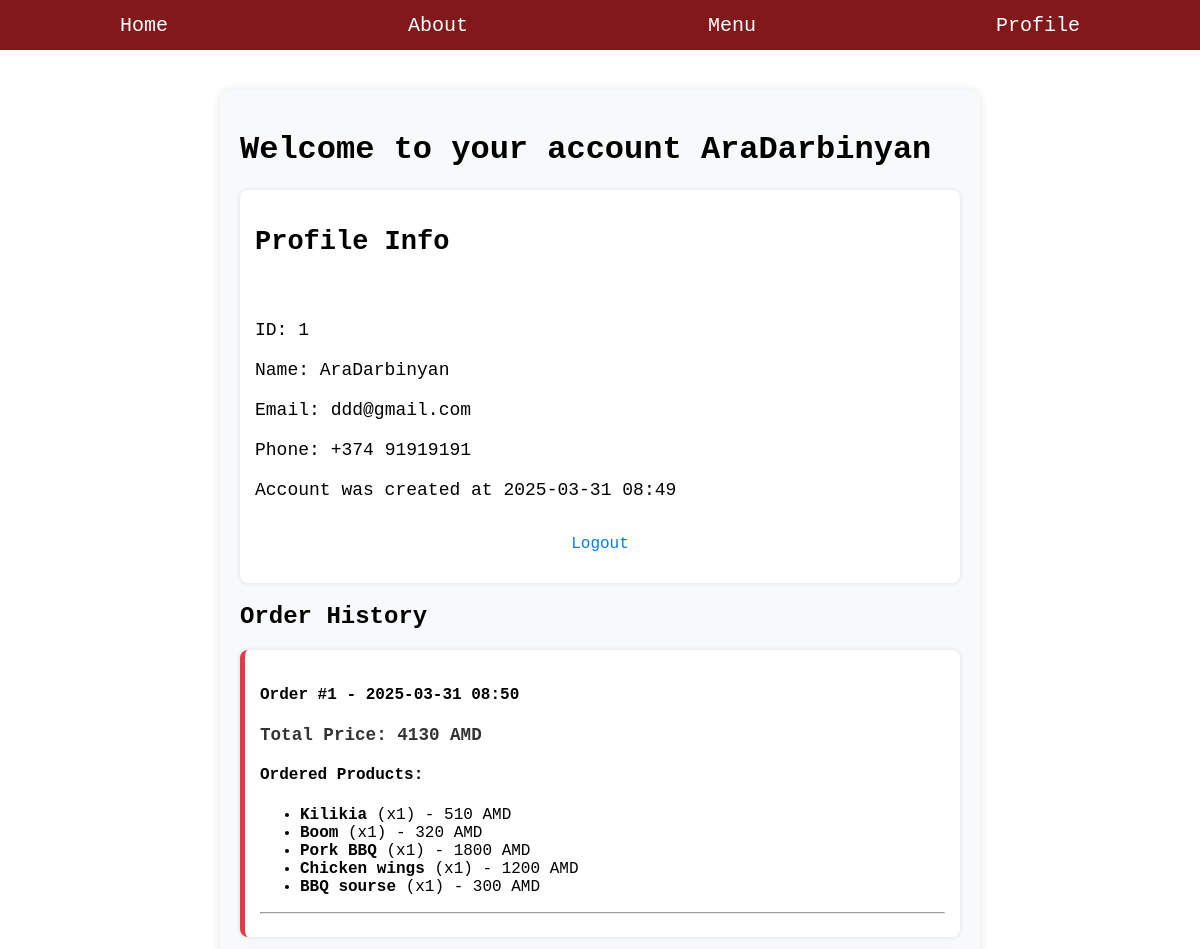
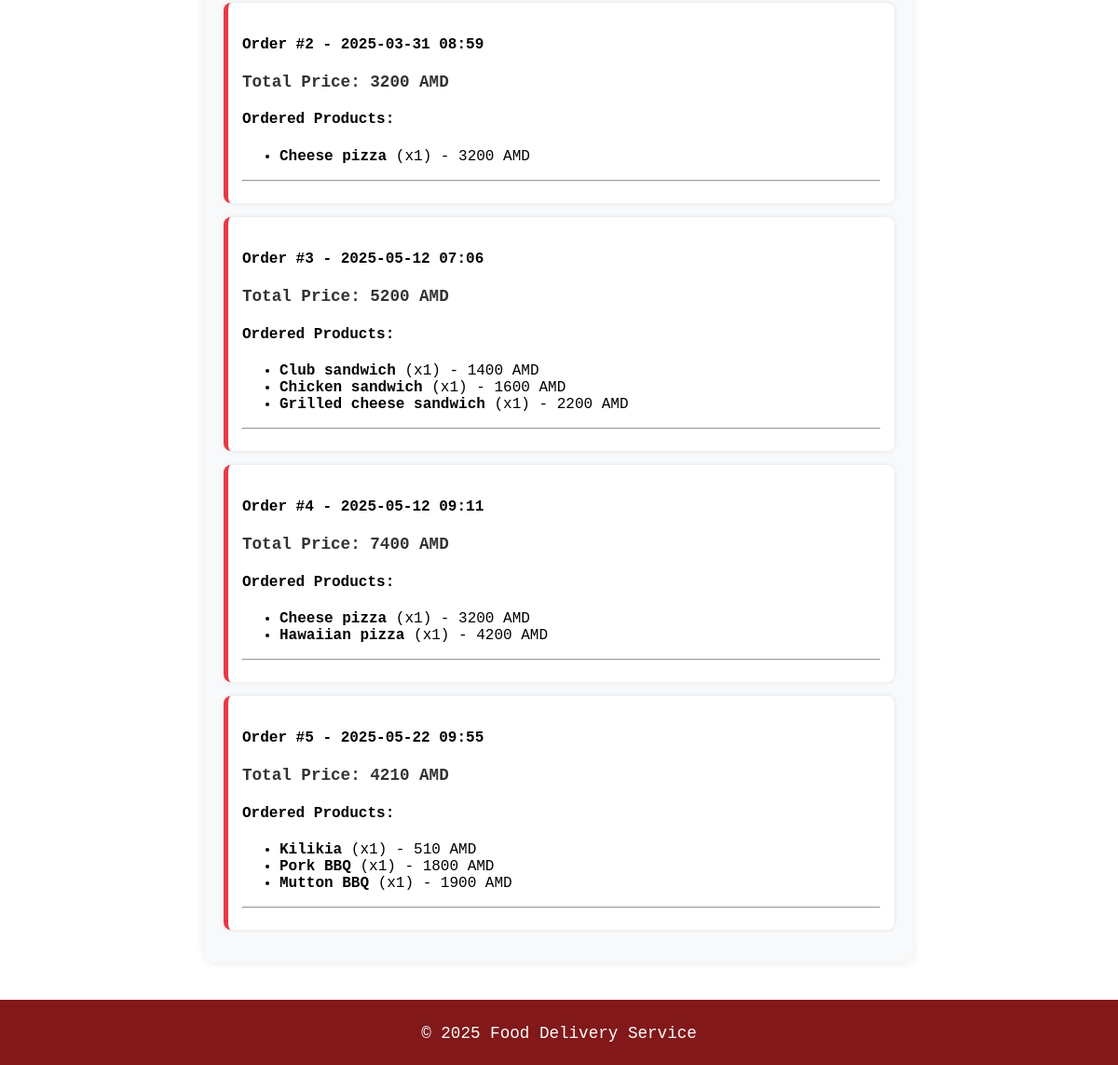
The app's page /profile/ (signed in) with its own data (2 pictures, top to bottom).
### models.py (models this page shows, shortened)
class Customer(db.Model, UserMixin):
    __tablename__ = 'Customer'
    id = db.Column(db.Integer, primary_key=True)
    name = db.Column(db.String(80), nullable=False)
    email = db.Column(db.String(80), nullable=False)
    phone = db.Column(db.String(80), nullable=False)
    password = db.Column(db.String(80), nullable=False)
    created_at = db.Column(db.DateTime, default=datetime.utcnow)

class Product(db.Model):
    __tablename__ = 'Product'
    id = db.Column(db.Integer, primary_key=True)
    name = db.Column(db.String(80), nullable=False)
    category = db.Column(db.String(80), nullable=False)
    description = db.Column(db.String(120))
    price = db.Column(db.Integer, nullable=False)
    image_path = db.Column(db.String(80), nullable=False)

### app.py (the view)
@app.route('/profile/', methods=['GET', 'POST'])
@login_required
def profile():
    if current_user.is_authenticated:
        customer = Customer.query.filter_by(id=current_user.id).first()
        past_carts = Cart.query.filter_by(customer_id=current_user.id, ordered=True).all()
        if not past_carts:
            flash("You have no past orders.", "info")
        orders = []
        for cart in past_carts:
            cart_products = CartProduct.query.filter_by(cart_id=cart.id).all()
            products = [{
                "name": Product.query.get(item.product_id).name,
                "quantity": item.quantity,
                "price": Product.query.get(item.product_id).price * item.quantity
            } for item in cart_products]
            order_details = {
                "id": cart.id,
                "created_at": cart.created_at.strftime('%Y-%m-%d %H:%M'),
                "total_price": sum(item["price"] for item in products),
                "products": products
            }
            orders.append(order_details)
        return render_template('profile.html', customer=customer, orders=orders)
    else:
        return redirect(url_for('login'))

### app.py (called while the page is built)
@login_meneger.user_loader
def load_user(user_id):
    return Customer.query.get(int(user_id))

### templates/profile.html (shortened to what this page needs)
{% extends 'base.html' %}
{% block content %}
<div class="profile-container">
    <h1>Welcome to your account {{customer.name}}</h1>
    <div class="profile-info">
        <h2>Profile Info</h2><br><br>
        ID: {{customer.id}} <br></br>
        Name: {{customer.name}} <br></br>
        Email: {{customer.email}} <br></br>
        Phone: {{customer.phone}} <br></br>
        Account was created at {{customer.created_at.strftime('%Y-%m-%d %H:%M')}} <br></br>
        <a href="{{ url_for('logout') }}">Logout</a>
    </div>
    <div class="order-history">
        <h2>Order History</h2>
        {% if orders %}
        {% for order in orders %}
        <div class="order-container">
            <h4>Order #{{ order.id }} - {{ order.created_at }}</h4>
            <p><b>Total Price:</b> {{ order.total_price }} AMD</p>
            <h4>Ordered Products:</h4>
            <ul>
                {% for product in order.products %}
                <li>
                    <b>{{ product.name }}</b> (x{{ product.quantity }}) - {{ product.price }} AMD
                </li>
                {% endfor %}
            </ul>
            <hr>
        </div>
        {% endfor %}
        {% else %}
        <p>You have no orders yet.</p>
        {% endif %}
    </div>
</div>
{% endblock %}

### static/css/style.css (style rules this page uses)
html, body { height: 100%; margin: 0; display: flex; flex-direction: column; font-family: 'Courier New', Courier; }
p { font-size: 1.1em; margin-bottom: 15px; text-align: justify; }
a { display: block; text-align: center; margin-top: 15px; margin-bottom: 15px; font-size: 16px; color: #007bff; text-decoration: none; }
.profile-info { display: block; margin-left: auto; margin-right: auto; align-self: center; }
.profile-container { width: 60%; margin: 40px auto; padding: 20px; background: #f8f9fa; border-radius: 10px; box-shadow: 0px 0px 10px rgba(0, 0, 0, 0.1); }
.profile-info { text-align: left; font-size: 18px; padding: 15px; background: #ffffff; border-radius: 8px; box-shadow: 0px 0px 5px rgba(0, 0, 0, 0.1); }
.order-history { margin-top: 20px; }
.order-container { background: #ffffff; padding: 15px; margin-bottom: 15px; border-left: 5px solid #e63946; border-radius: 8px; box-shadow: 0px 0px 5px rgba(0, 0, 0, 0.1); }
.order-container p { font-weight: bold; color: #333; }

### records on screen
Customer: name "AraDarbinyan", id "1", email "ddd@gmail.com", phone "+374 91919191", created_at "2025-03-31 08:49"
Product: name "Kilikia", quantity "1", price "510"
Product: name "Boom", quantity "1", price "320"
Product: name "Pork BBQ", quantity "1", price "1800"
Product: name "Chicken wings", quantity "1", price "1200"
Product: name "BBQ sourse", quantity "1", price "300"
Product: name "Cheese pizza", quantity "1", price "3200"
Product: name "Club sandwich", quantity "1", price "1400"
Product: name "Chicken sandwich", quantity "1", price "1600"
Product: name "Grilled cheese sandwich", quantity "1", price "2200"
Product: name "Hawaiian pizza", quantity "1", price "4200"
Product: name "Mutton BBQ", quantity "1", price "1900"

### other values on screen
{{ order.id }} "1" "2" "3" "4" "5"
{{ order.created_at }} "2025-03-31 08:50" "2025-03-31 08:59" "2025-05-12 07:06" "2025-05-12 09:11" "2025-05-22 09:55"
{{ order.total_price }} "4130" "3200" "5200" "7400" "4210"
